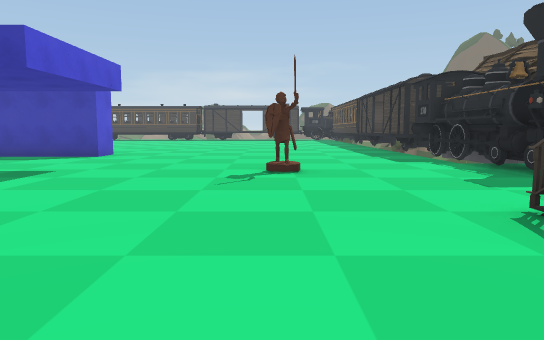
view 1 (above)

24 first-person views from a walk through a Unity game level. The camera is 1.5 m above the floor, tilts 6° down and sees 70° across. Doors are open. The floor is counted in squares, 2 m on a side. Each view is taken from the middle of a square. On the plan, view 1 faces up. The plan holds only what a view shows up to about 12 squares ahead; the rest is blank. The place goes on beyond the plan. Some animated figures are left out.

view 2
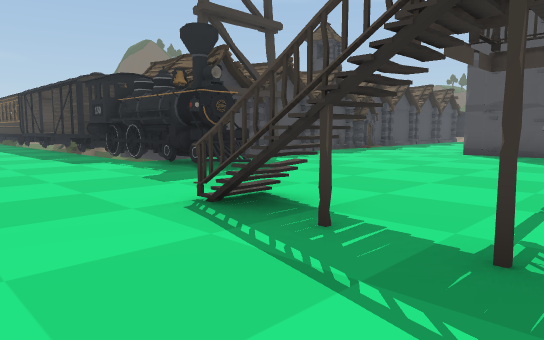

view 3
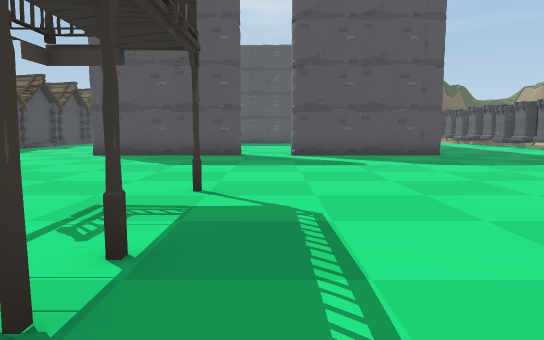

view 4
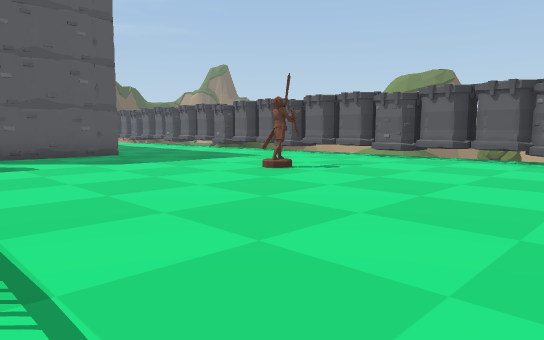

view 5
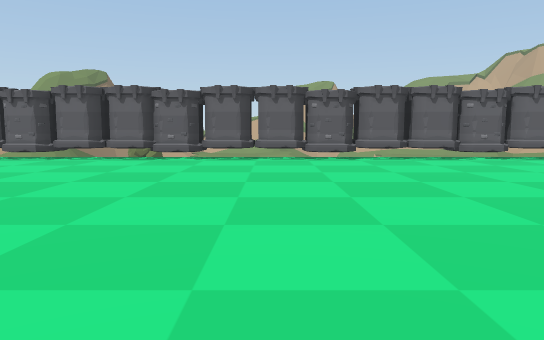

view 6
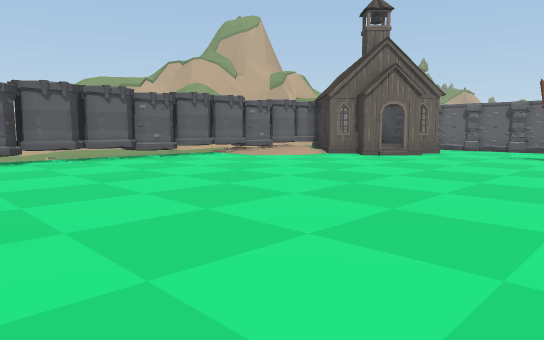

view 7
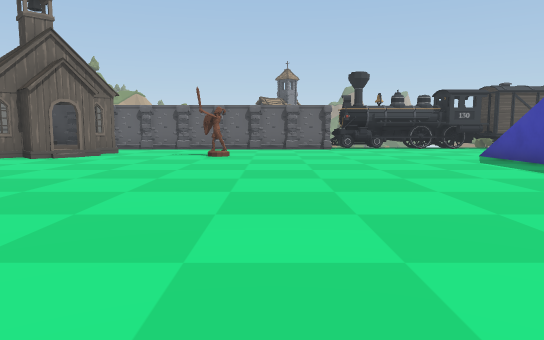

view 8
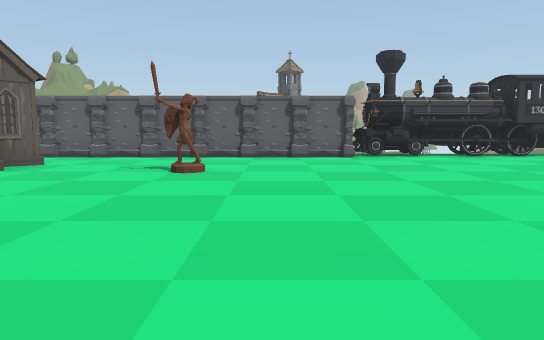

view 9
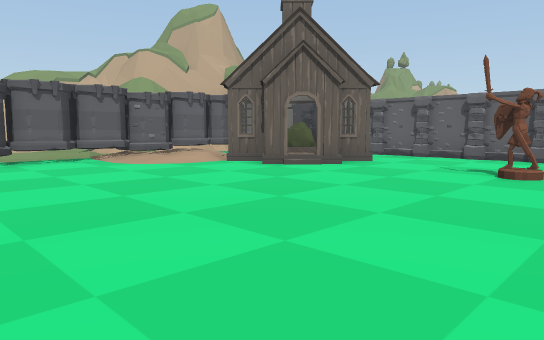

view 10
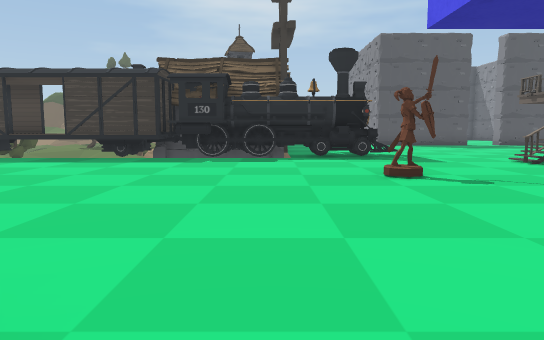

view 11
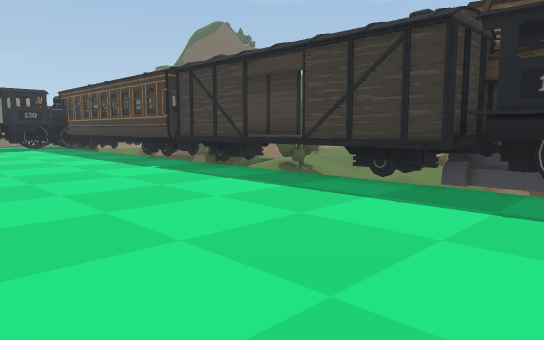

view 12
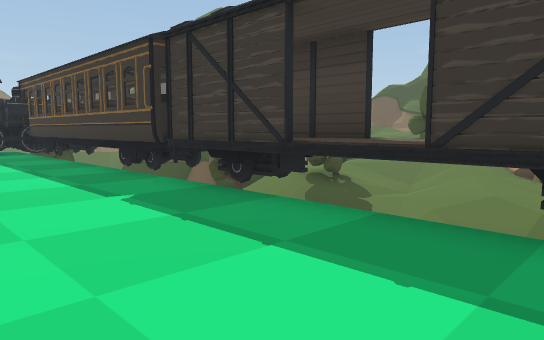

view 13
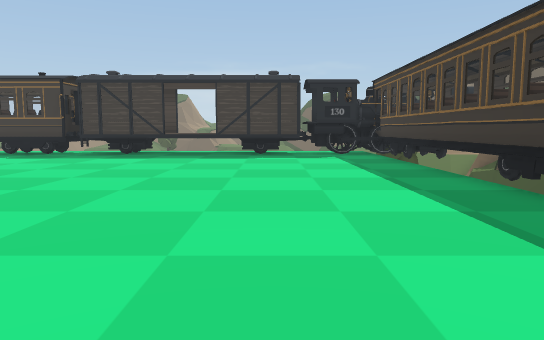

view 14
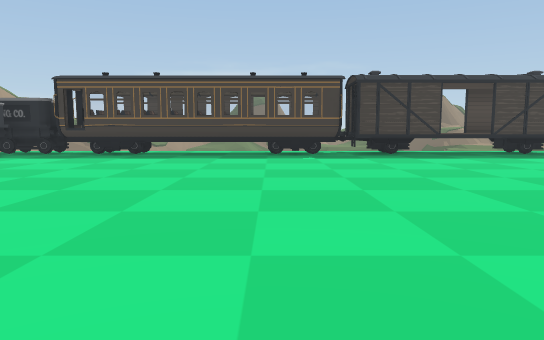

view 15
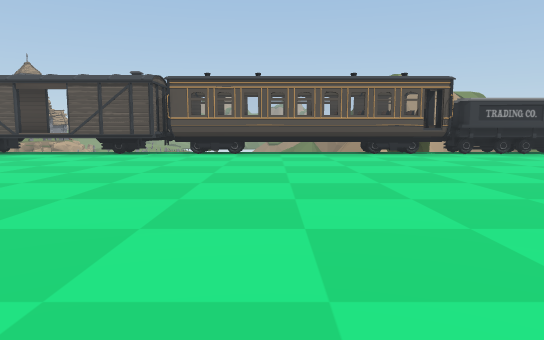

view 16
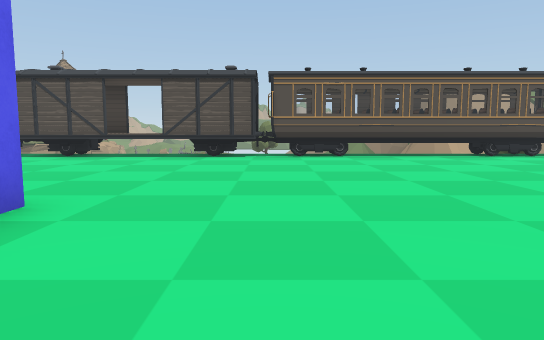

view 17
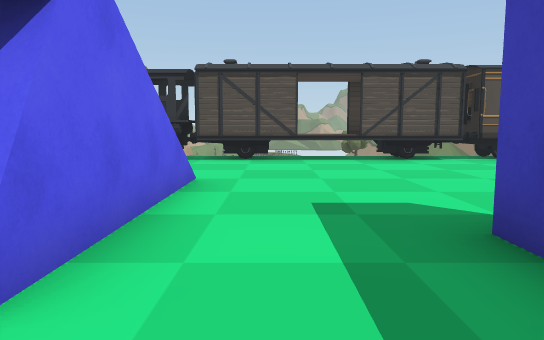

view 18
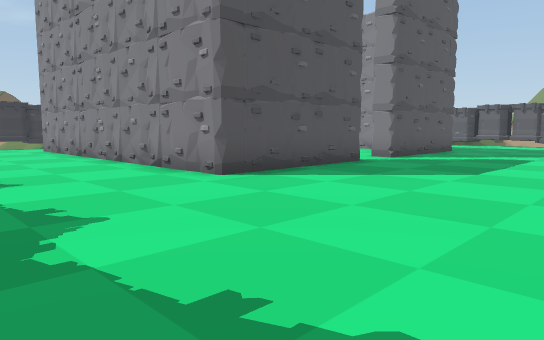

view 19
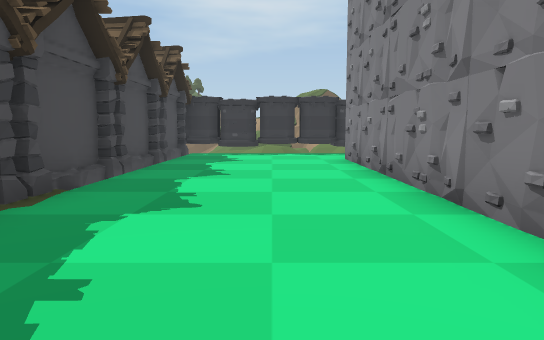

view 20
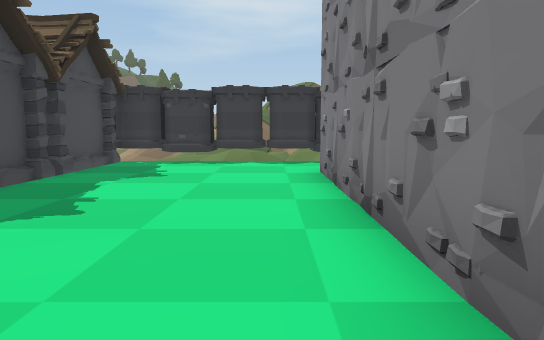

view 21
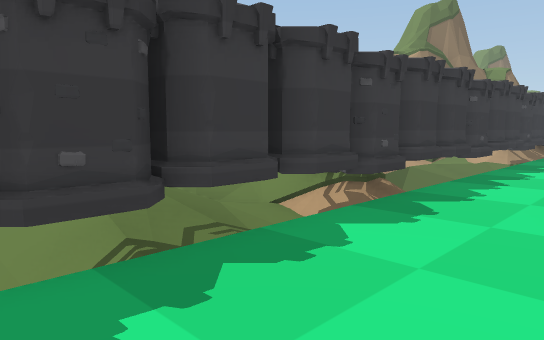

view 22
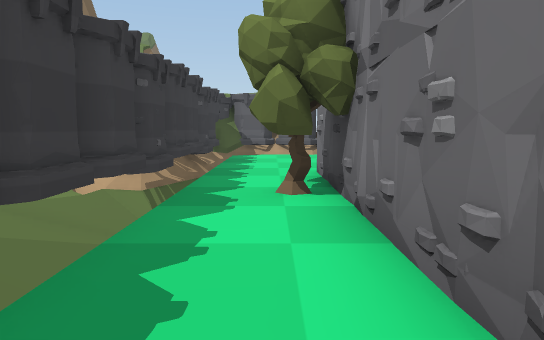

view 23
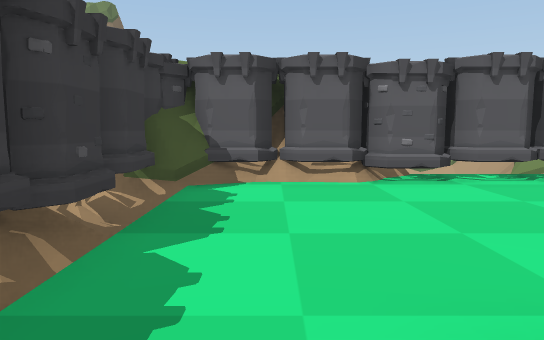

view 24
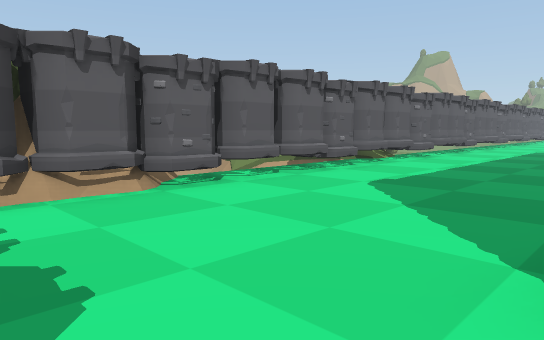

### Floor plan
Key: @ floor where view 1 was taken; # wall or solid block; x gap in a wall; . main floor; : floor 0.25 m higher than the main floor; / step, stairs or slope; D open door; = window, fence, low wall or low ledge; ^ raised ledge; v drop or lower ground; O other object.
Columns run from 16 left of view 1 to 27 right of it. Each row starts with its distance up from view 1.
 27  OOD#######D##^^###OO
 26  O.D..........DD....D   v
 25  O..................##  v
 24  O..................#
 23  O..................#
 22  DD.................#    v
 21  #..................#   vv
 20 ##..................##OOvOOv
 19  #........... ......#D OvOO v
 18  #...........  .....x^#  vvvvv
 17  #............ .....#^#  vvvvv
 16  #...........   ....D^D  vvvvv
 15 ##..........    ....D^D vvvvvv
 14 #D...........   ....D^  vvv
 13  #..........   .....#^v  vv
 12  #..................x^#  v
 11 D^D......OOO........##v
 10 D^D.................OOv                  OO
  9 ^#..................OO###       ######x#xOO
  8  #.../=vv#..........O .....   ...........#O
  7 ##..       .....O...O ...................#Ov
  6 OO.         .........#...................OOv
  5 OO...////   .............................OOv
  4  #........   ...............####D######..OOv
  3 OO..........  ...../........#          ..OO
  2 OO........... .....#........#          ..#O
  1  #..........................#          ..OO
  0  #..............@.#...#.....#.        #..#O
 -1  #............................        #..OO
 -2  #..........................#.        #..OOv
 -3  #...O......................#         #O.OOv
 -4  #..........................#         #..OOv
 -5  #..........................##        #..OOv
 -6  #. #DD......................#        #..#Ov
 -7  ####DD...............O.......  .........#O
 -8       #..................................OO
 -9        /.................................OO
-10       /:.................. ..............#
-11     ##OO#####OO#####OOOO#O  O#OOO#O#O###O#
-12     OOOOOOOOOOOOOOOOOOOOOO  OOOOOOOOOO
-13                                 vv

Where each view was taken, in squares from view 1:
view 1: 0 up, 0 right, facing up
view 2: 0 up, 0 right, facing up-right
view 3: 1 down, 1 right, facing right
view 4: 1 down, 1 right, facing down-right
view 5: 1 down, 0 right, facing down
view 6: 1 down, 0 right, facing down-left
view 7: 1 down, 0 right, facing left
view 8: 1 down, 4 left, facing left
view 9: 1 down, 4 left, facing down-left
view 10: 9 up, 6 left, facing right
view 11: 10 up, 1 left, facing up-right
view 12: 13 up, 1 right, facing up-right
view 13: 15 up, 1 right, facing up
view 14: 15 up, 7 left, facing up
view 15: 17 up, 3 left, facing left
view 16: 14 up, 4 left, facing left
view 17: 9 up, 5 left, facing left
view 18: 8 up, 7 right, facing down-right
view 19: 6 up, 12 right, facing right
view 20: 5 up, 15 right, facing right
view 21: 8 up, 22 right, facing down-right
view 22: 1 up, 23 right, facing down
view 23: 5 down, 23 right, facing down
view 24: 6 down, 24 right, facing down-left
